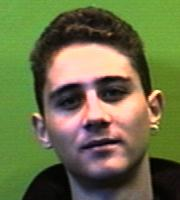
#> input picture machine-learning/EigenFaces/images/male1.jpg, 180 x 200 px; its folder holds 4 pictures in this run
$ python EigenFaces.py
#> lines starting #> are read from the running program, lines starting #| are printed output that depends on the picture
from __future__ import print_function
import os
import sys
import cv2
import numpy as np

def preProcImages(path, dest):
#> called with path = 'images', dest = 'images_preproc'
	for filePath in sorted(os.listdir(path)):
		fileExt = os.path.splitext(filePath)[1]
		if fileExt in [".jpg", ".jpeg"]:
			imagePath = os.path.join(path, filePath)
			im = cv2.imread(imagePath)
#> im is the input picture: shape (200, 180, 3); mean B, G, R 71.6, 112.6, 107.9
			im = cv2.cvtColor(im, cv2.COLOR_BGR2GRAY)
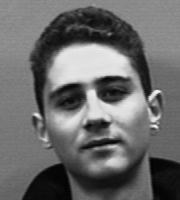
#> im: shape (200, 180); min 1, max 248, mean 106.5
			im = cv2.resize(im,(100,100))
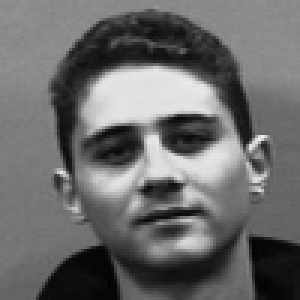
#> im: shape (100, 100) (shown 3 times larger); min 2, max 239, mean 106.5
			imagePath = os.path.join(dest, filePath)
			cv2.imwrite(imagePath,im)
#> pass 2 of the loop in preProcImages, `for filePath in sorted(os.listdir(path)):`:
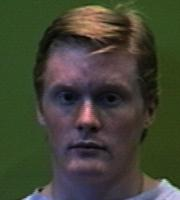
#> input picture machine-learning/EigenFaces/images/male10.jpg, 180 x 200 px
#> in preProcImages, im is the input picture: shape (200, 180, 3); mean B, G, R 52.8, 67.8, 65.9
#> in preProcImages, `im = cv2.cvtColor(im, cv2.COLOR_BGR2GRAY)`:
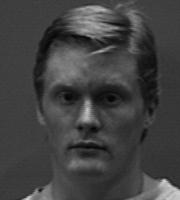
#> im: shape (200, 180); min 3, max 215, mean 65.5
#> in preProcImages, `im = cv2.resize(im,(100,100))`:
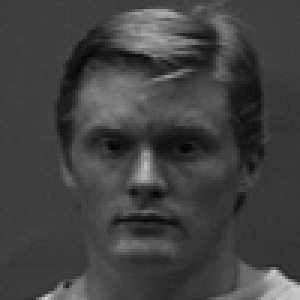
#> im: shape (100, 100) (shown 3 times larger); min 7, max 204, mean 65.5
#> pass 3 of the loop in preProcImages, `for filePath in sorted(os.listdir(path)):`:
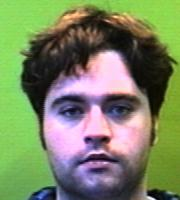
#> input picture machine-learning/EigenFaces/images/male11.jpg, 180 x 200 px
#> in preProcImages, im is the input picture: shape (200, 180, 3); mean B, G, R 98.1, 132.8, 122
#> in preProcImages, `im = cv2.cvtColor(im, cv2.COLOR_BGR2GRAY)`:
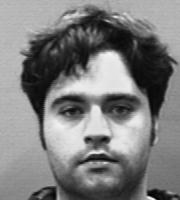
#> im: shape (200, 180); min 0, max 247, mean 125.6
#> in preProcImages, `im = cv2.resize(im,(100,100))`:
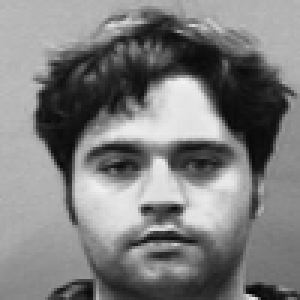
#> im: shape (100, 100) (shown 3 times larger); min 5, max 243, mean 125.6
#> the loop made 4 passes; the first 3 are shown


def createDataMatrix(images):
	numImages = len(images)
	sz = images[0].shape
	data = np.zeros((numImages, sz[0] * sz[1] * sz[2]), dtype=np.float32)
	for i in range(0, numImages):
		image = images[i].flatten()
		data[i,:] = image

	return data


def readPreprocImages(path):
	images = []
#> (the run stopped early here; a loop or call above may not have finished)
